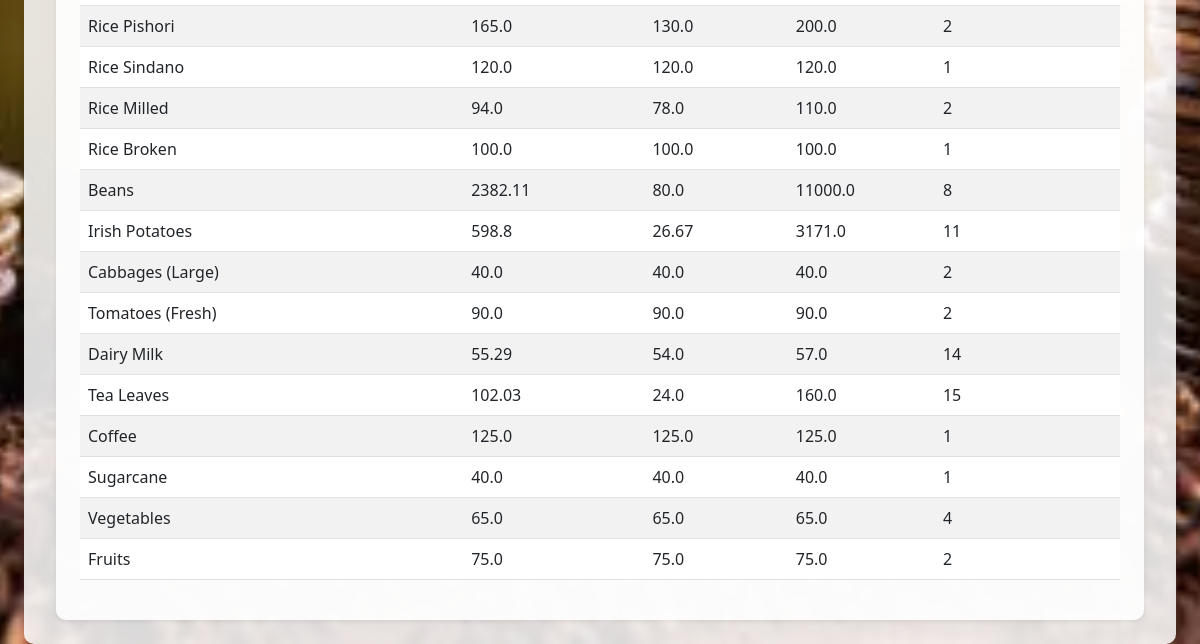
/stats (signed in, lower part), run on an earlier commit of the app's database.
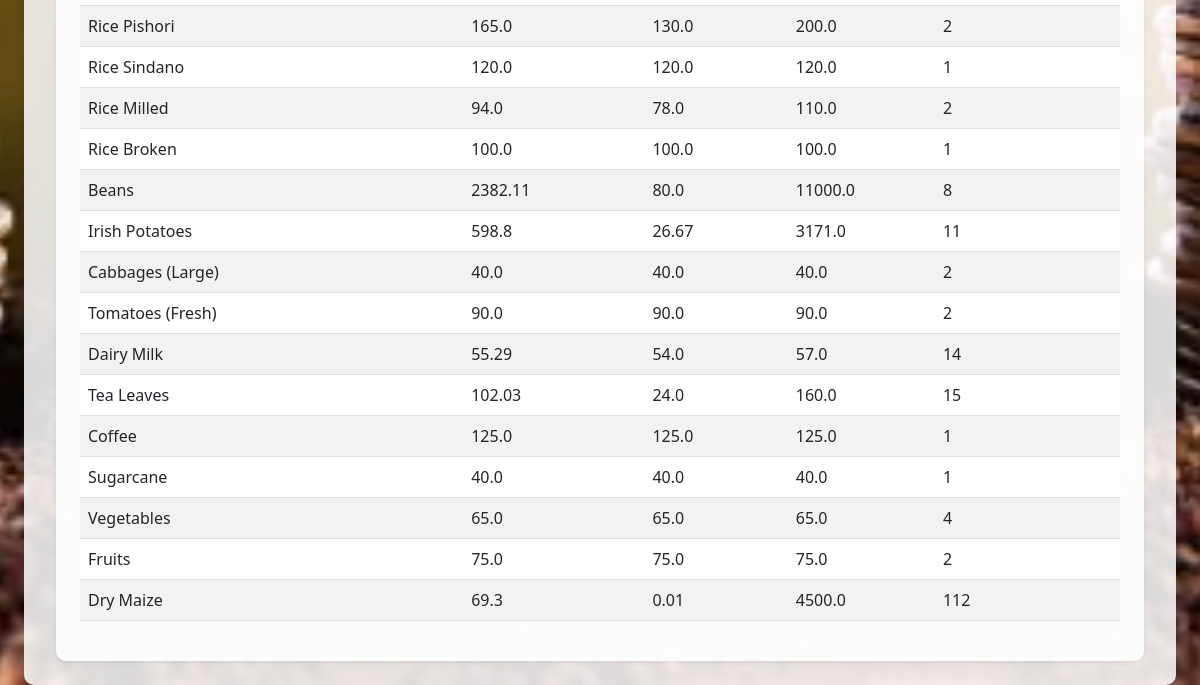
And on a later commit of the database.
### app/models/product.py (models this page shows, shortened)
class Product(db.Model):
    id = db.Column(db.Integer, primary_key=True)
    name = db.Column(db.String(100), nullable=False)

### app/models/price.py (models this page shows, shortened)
class Price(db.Model):
    id = db.Column(db.Integer, primary_key=True)
    product_id = db.Column(db.Integer, db.ForeignKey('product.id'), nullable=False)
    market_id = db.Column(db.Integer, db.ForeignKey('market.id'), nullable=False)
    price = db.Column(db.Float, nullable=False)
    timestamp = db.Column(db.DateTime, default=db.func.current_timestamp())
    product = db.relationship('Product', backref='prices')
    market = db.relationship('Market', backref='prices')
    __table_args__ = (
        CheckConstraint('price >= 0', name='non_negative_price'),
    )

### app/routes/analysis.py (the view, shortened to what this page needs)
@analysis_bp.route('/stats')
@login_required
def stats():
    logger = logging.getLogger(__name__)
    product_filter = request.form.get('product') if request.method == 'POST' else request.args.get('product')
    market_filter = request.form.get('market') if request.method == 'POST' else request.args.get('market')
    start_date = request.form.get('start_date') if request.method == 'POST' else request.args.get('start_date')
    end_date = request.form.get('end_date') if request.method == 'POST' else request.args.get('end_date')
    search_query = request.form.get('search') if request.method == 'POST' else request.args.get('search')
    products_query = Product.query
    if product_filter and product_filter != "all":
        products_query = products_query.filter(Product.name == product_filter)
    if search_query:
        products_query = products_query.filter(Product.name.ilike(f"%{search_query}%"))
    products = products_query.all()
    stats = []
    for product in products:
        price_query = Price.query.filter_by(product_id=product.id)
        if market_filter and market_filter != "all":
            price_query = price_query.join(Market).filter(Market.name == market_filter)
        prices = [price.price for price in price_query.all()]
        if prices:
            stats.append({
                'product': product.name,
                'avg_price': round(sum(prices) / len(prices), 2),
                'min_price': min(prices),
                'max_price': max(prices),
                'num_markets': len(set(price.market_id for price in price_query.all()))
            })
    all_products = Product.query.all()
    markets = Market.query.all()
    return render_template(
        'analysis/stats.html',
        stats=stats,
        products=all_products,
        markets=markets,
        product_filter=product_filter,
        market_filter=market_filter,
        start_date=start_date,
        end_date=end_date,
        search_query=search_query
    )

### app/templates/analysis/stats.html (shortened to what this page needs)
{% extends "base.html" %}
{% block content %}
<div class="container py-4 stats-container">
    {% if stats %}
        <div class="card shadow-sm">
            <div class="card-body">
                <div class="table-responsive">
                    <table class="table table-striped table-hover">
                        <tbody>
                            {% for stat in stats %}
                            <tr>
                                <td>{{ stat.product }}</td>
                                <td>{{ stat.avg_price | default(0) | round(2) }}</td>
                                <td>{{ stat.min_price | default(0) | round(2) }}</td>
                                <td>{{ stat.max_price | default(0) | round(2) }}</td>
                                <td>{{ stat.num_markets | default(0) }}</td>
                            </tr>
                            {% endfor %}
                        </tbody>
                    </table>
                </div>
            </div>
        </div>
    {% else %}
        <div class="alert alert-info">
            <p>No statistics available. Please add data to the database.</p>
        </div>
    {% endif %}
</div>
{% endblock %}

### app/templates/base.html (shortened to what this page needs)
<!DOCTYPE html>
<html lang="en">
<head>
    <link rel="stylesheet" href="https://cdn.jsdelivr.net/npm/bootstrap@5.3.0/dist/css/bootstrap.min.css">
    <link rel="stylesheet" href="https://cdnjs.cloudflare.com/ajax/libs/font-awesome/5.15.4/css/all.min.css">
    <link href="{{ url_for('static', filename='css/style.css') }}" rel="stylesheet">
</head>
<body>
    <div class="container-fluid">
        <div class="row">
            <main class="col-12 px-4 mt-4">
                {% block content %}{% endblock %}
            </main>
        </div>
    </div>
</body>
</html>

### app/static/css/style.css (style rules this page uses)
.container { max-width: 1200px; margin: 0 auto; }
.container, .container-fluid { background-color: transparent; }
.card { background-color: #fff; border-radius: 8px; box-shadow: 0 2px 4px rgba(0, 0, 0, 0.1); }
body { background: url('/static/images/bg-farm.jpg') no-repeat center center fixed; background-size: cover; }
.card { background-color: rgba(255, 255, 255, 0.95); border-radius: 12px; box-shadow: 0 2px 10px rgba(0, 0, 0, 0.1); }

### app/templates/analysis/stats.html (style rules this page uses)
body { background-image: url("../static/img/agric.jpg"); background-size: cover; background-position: center; background-repeat: no-repeat; background-color: #e0f7fa; }
.stats-container { padding: 2rem; background-color: rgba(255, 255, 255, 0.85); border-radius: 10px; box-shadow: 0 0.25rem 0.5rem rgba(0, 0, 0, 0.075); margin-top: 2rem; }
.card { border: none; border-radius: 10px; box-shadow: 0 0.15rem 0.3rem rgba(0, 0, 0, 0.05); background-color: rgba(255, 255, 255, 0.9); }
.card-body { padding: 1.5rem; }
.table { background-color: transparent !important; }
.table-striped tbody tr:nth-of-type(odd) { background-color: rgba(0, 0, 0, 0.05) !important; }

What changed in the data, as far as the page shows it:
added Product: product "Dry Maize"
added Price: min_price "0.01"
Also different on the page:
new list line: "69.3 4500.0 112"
